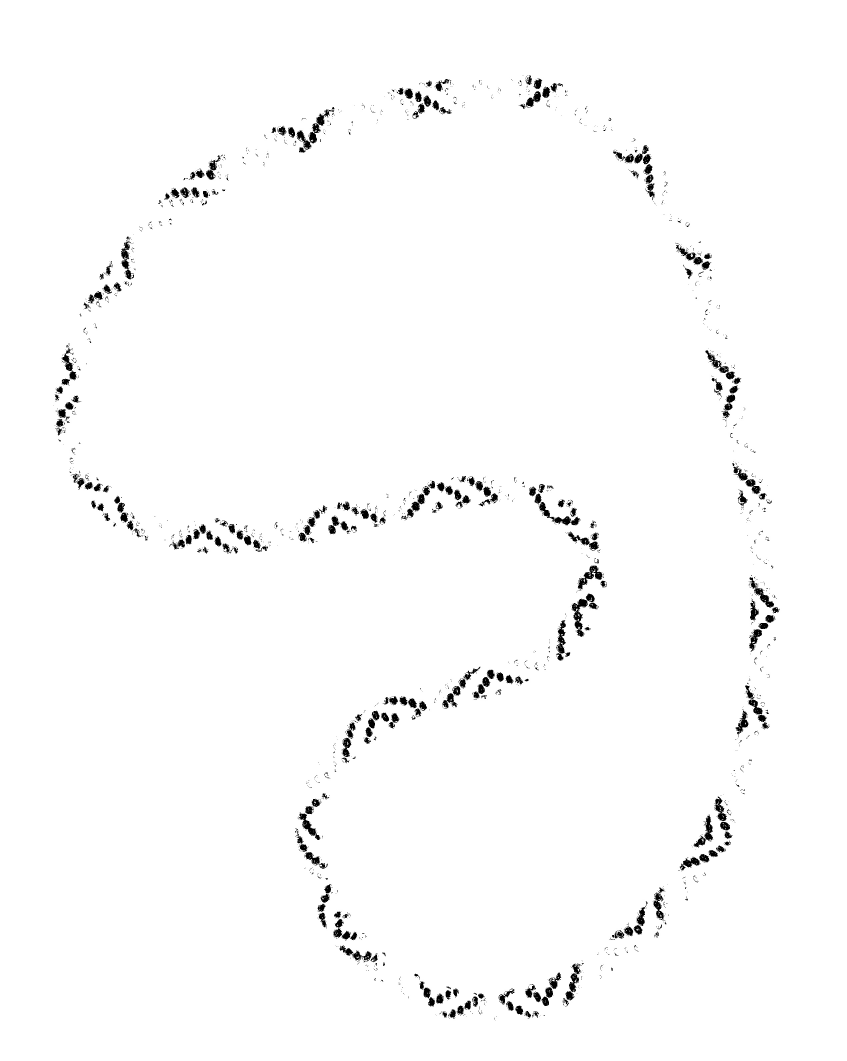
#> input picture beads-photo-2-yellow.jpg, 2540 x 3182 px, given in place of beads-photo-2.jpg, which was not available (shown at 1/3 size)
$ python generate_bead_map_figures.py
#> lines starting #> are read from the running program, lines starting #| are printed output that depends on the picture; after the words box and inside, x2 and y2 are one past the last pixel; in counts of white or black regions, pixels touching at a corner belong together
#!/usr/bin/env python3
"""Compose aligned views of the committed photograph and existing color masks.

No bead detection, retouching, morphology, or generated image content is used.
Requires Pillow >= 10.1. Run from any working directory.
"""

import argparse
from pathlib import Path

from PIL import Image, ImageDraw, ImageFont

ROOT = Path(__file__).resolve().parents[1]
COLORS = {"yellow": "#e6ac12", "red": "#cf3445", "black": "#29323b"}
BACKGROUND = "#fafaf7"
# Source-pixel coordinates, shared by both panels; no geometric transformation.
CROPS = {
    "bend": (1030, 1330, 1900, 2200),
    "detail": (1250, 1320, 1850, 1920),
    "sweep": (500, 1200, 1900, 2600),
}


def load_views():
    photo = Image.open(ROOT / "docs/figures/source/beads-photo-2.jpg").convert("RGB")
    combined = Image.new("RGB", photo.size, BACKGROUND)
    # Existing masks use dark foreground on white; 128 suppresses JPEG ringing.
    # Fixed paint order means black wins any overlap, then red, then yellow.
    for name, color in COLORS.items():
        with Image.open(ROOT / f"beads-photo-2-{name}.jpg") as image:
#> image is the input picture: PIL image 2540x3182 L; min 0, max 255, mean 251
            if image.size != photo.size:
                raise ValueError(f"{name} mask and photograph dimensions differ")
            foreground = image.convert("L").point(lambda value: 255 if value < 128 else 0)
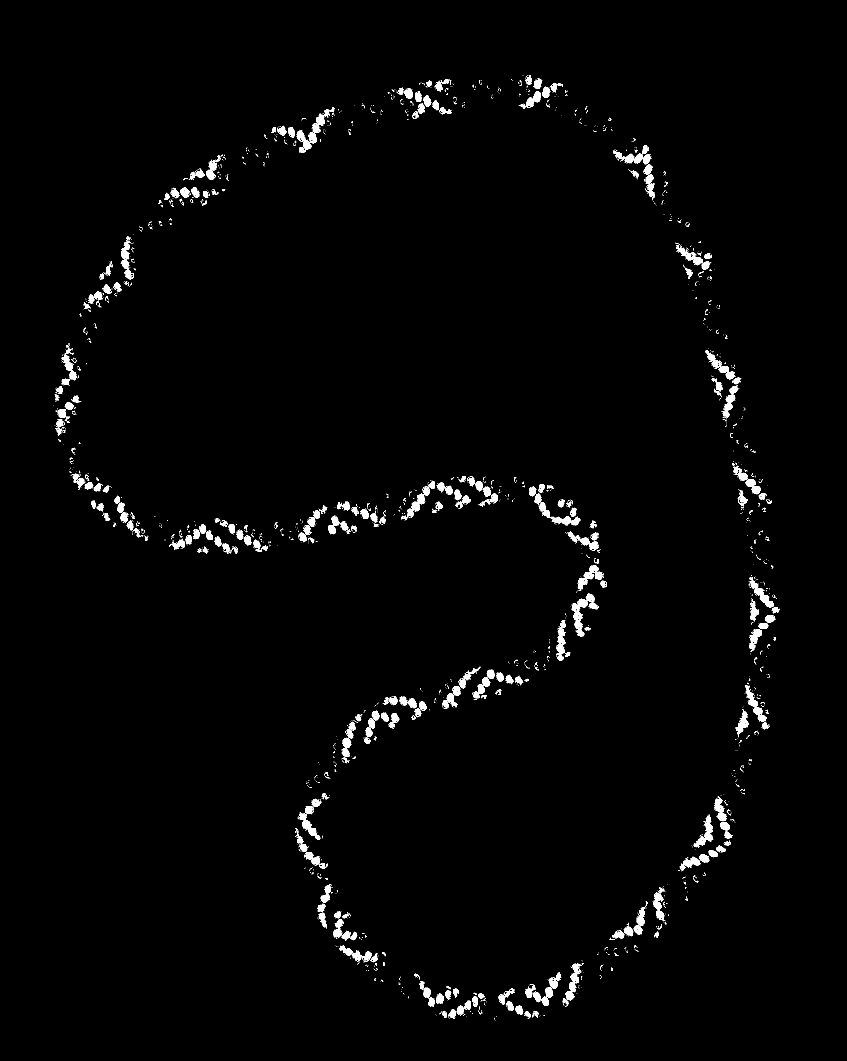
#> foreground: PIL image 2540x3182 L (shown at 1/3 size); 1.6% white; 2584 white regions (2207 under 20 px), largest, box (x1, y1, x2, y2) and area: (1714, 1797, 1764, 1911) 2168, (1733, 1697, 1807, 1768) 1823, (363, 724, 402, 839) 1624
            combined.paste(color, mask=foreground)
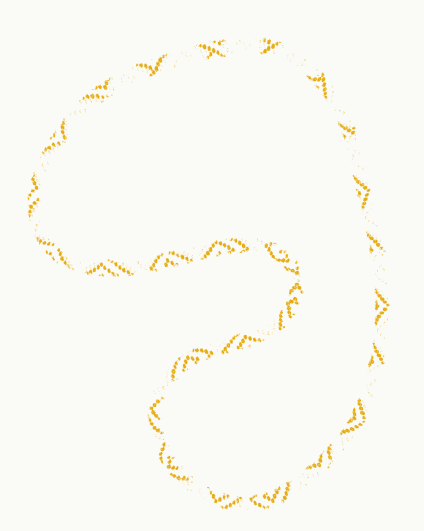
#> combined: PIL image 2540x3182 RGB (shown at 1/6 size); mean R, G, B 249.7, 248.8, 243.4
#> pass 2 of the loop in load_views, `for name, color in COLORS.items():`:
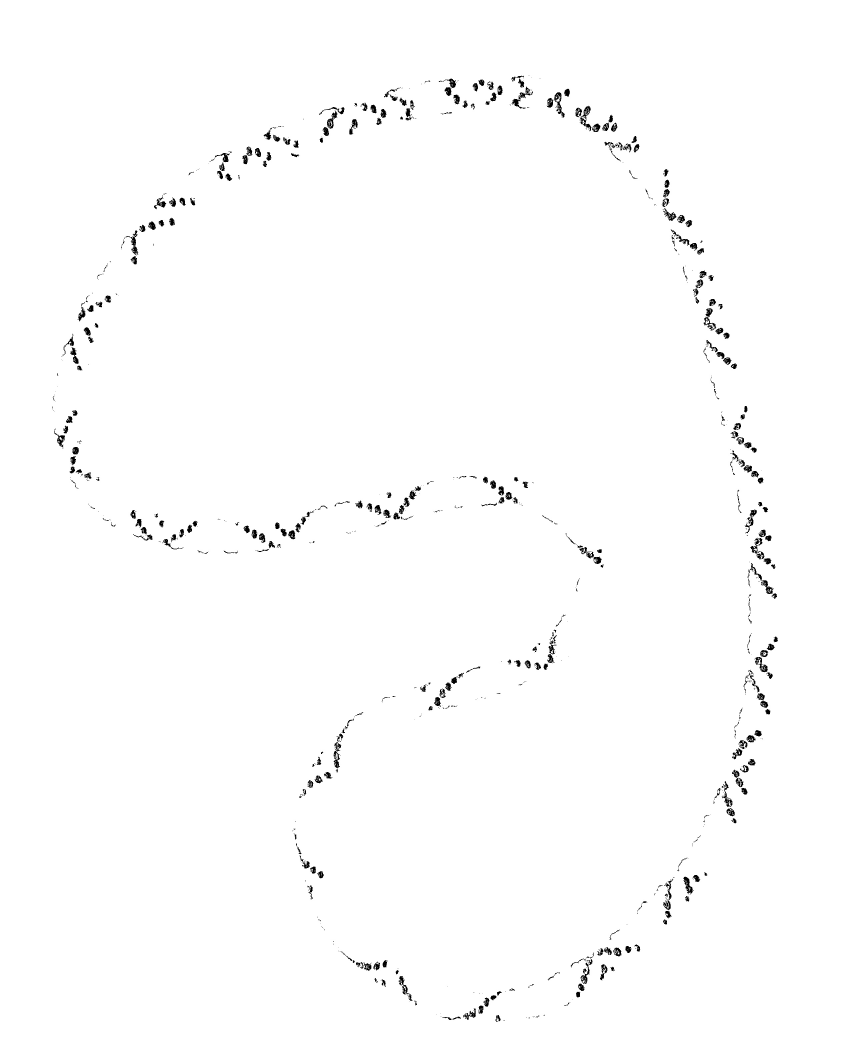
#> input picture beads-photo-2-red.jpg, 2540 x 3182 px (shown at 1/3 size)
#> in load_views, image is the input picture: PIL image 2540x3182 L; min 0, max 255, mean 252.6
#> in load_views, `foreground = image.convert("L").point(lambda value: 255 if value < 128..`:
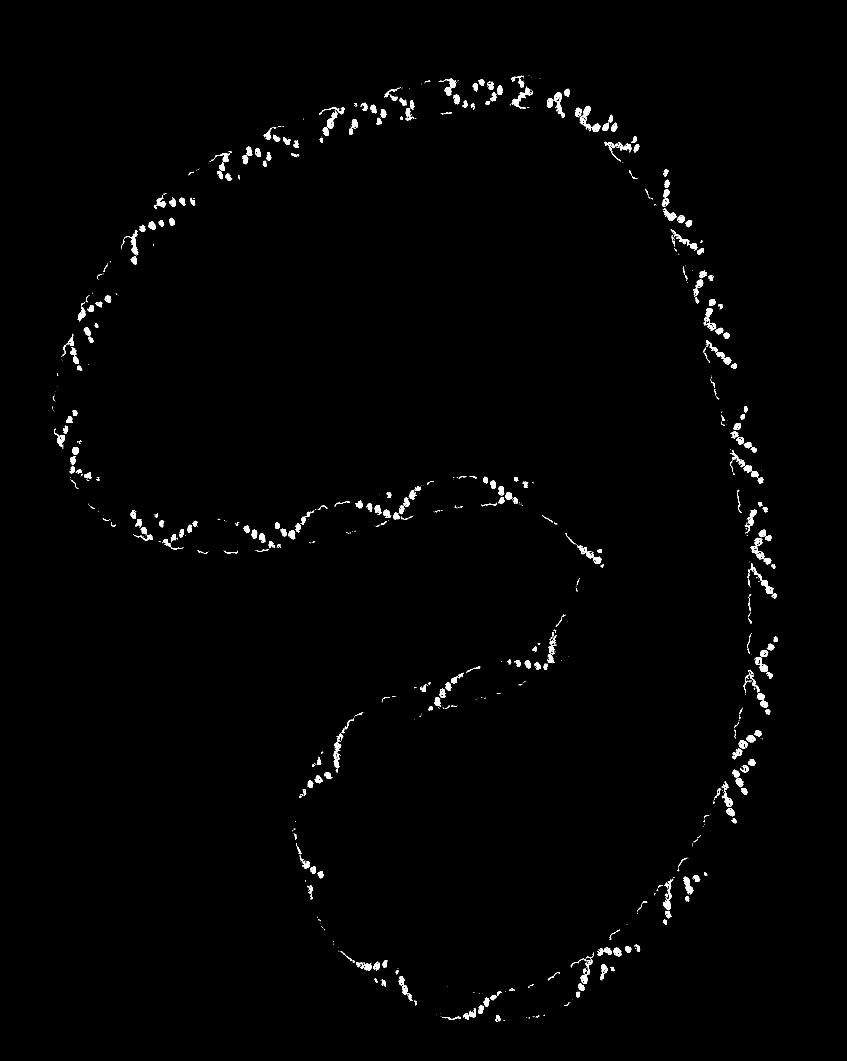
#> foreground: PIL image 2540x3182 L (shown at 1/3 size); 0.95% white; 1066 white regions (682 under 20 px), largest, box (x1, y1, x2, y2) and area: (2253, 1689, 2321, 1782) 883, (2251, 1613, 2293, 1678) 864, (1536, 259, 1592, 326) 845
#> in load_views, `combined.paste(color, mask=foreground)`:
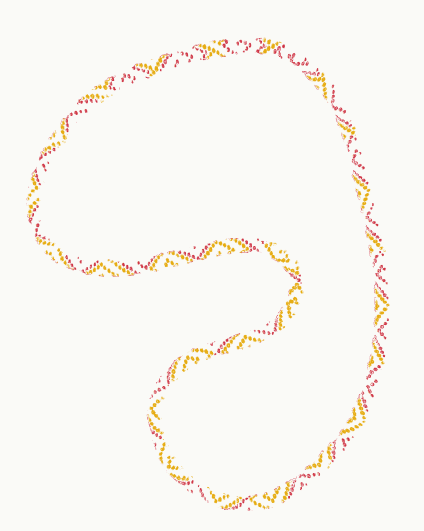
#> combined: PIL image 2540x3182 RGB (shown at 1/6 size); mean R, G, B 249.3, 247, 241.9
#> pass 3 of the loop in load_views, `for name, color in COLORS.items():`:
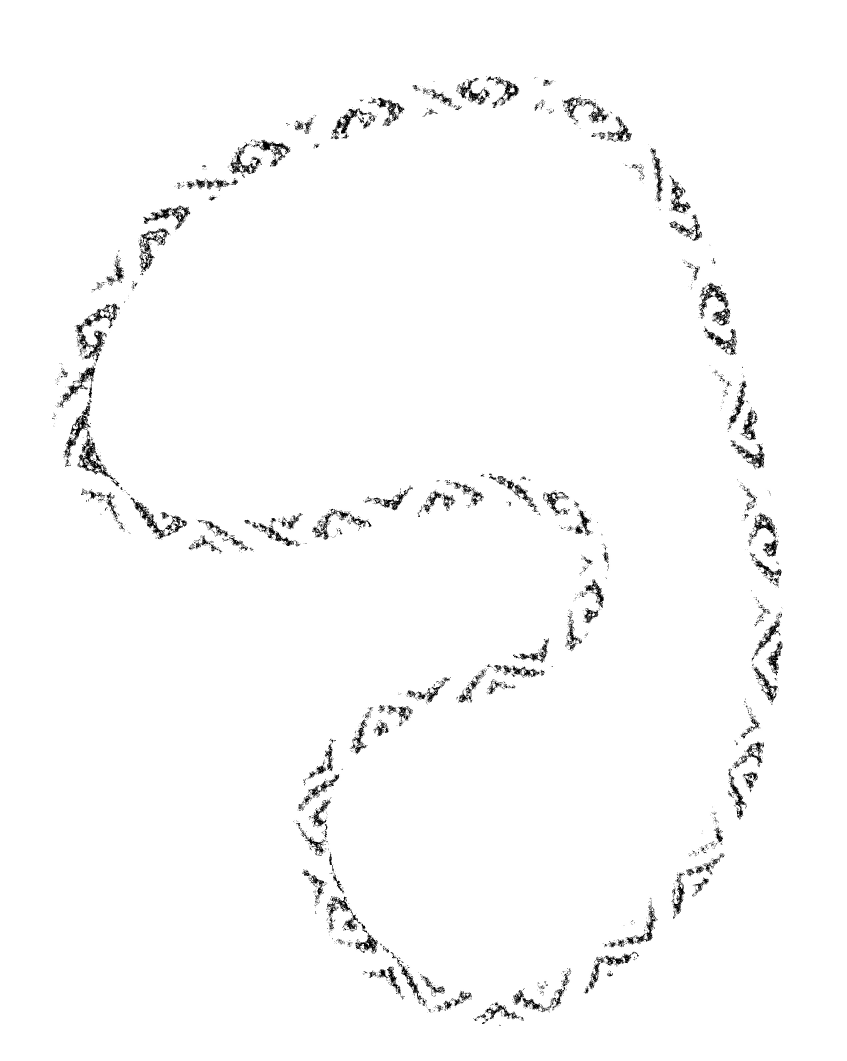
#> input picture beads-photo-2-black.jpg, 2540 x 3182 px (shown at 1/3 size)
#> in load_views, image is the input picture: PIL image 2540x3182 L; min 0, max 255, mean 250.4
#> in load_views, `foreground = image.convert("L").point(lambda value: 255 if value < 128..`:
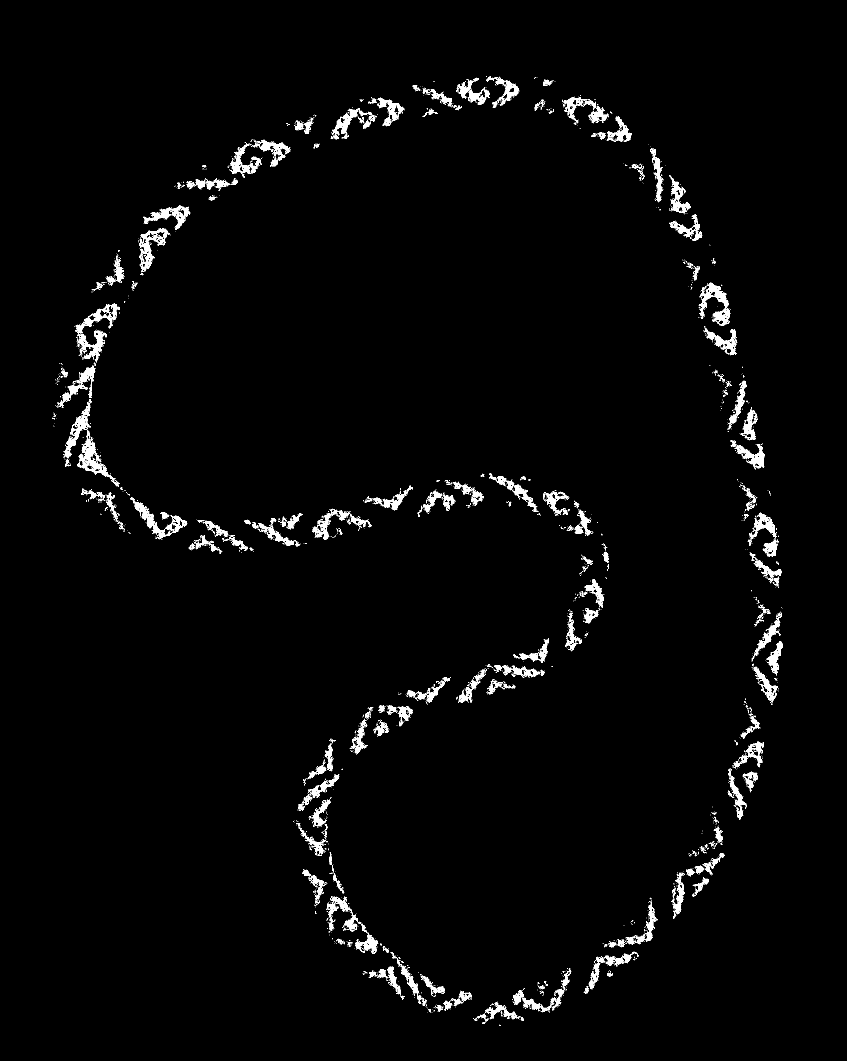
#> foreground: PIL image 2540x3182 L (shown at 1/3 size); 1.8% white; 4353 white regions (3980 under 20 px), largest, box (x1, y1, x2, y2) and area: (229, 910, 359, 1088) 4575, (2096, 849, 2190, 977) 3454, (232, 1313, 333, 1431) 3110
#> in load_views, `combined.paste(color, mask=foreground)`:
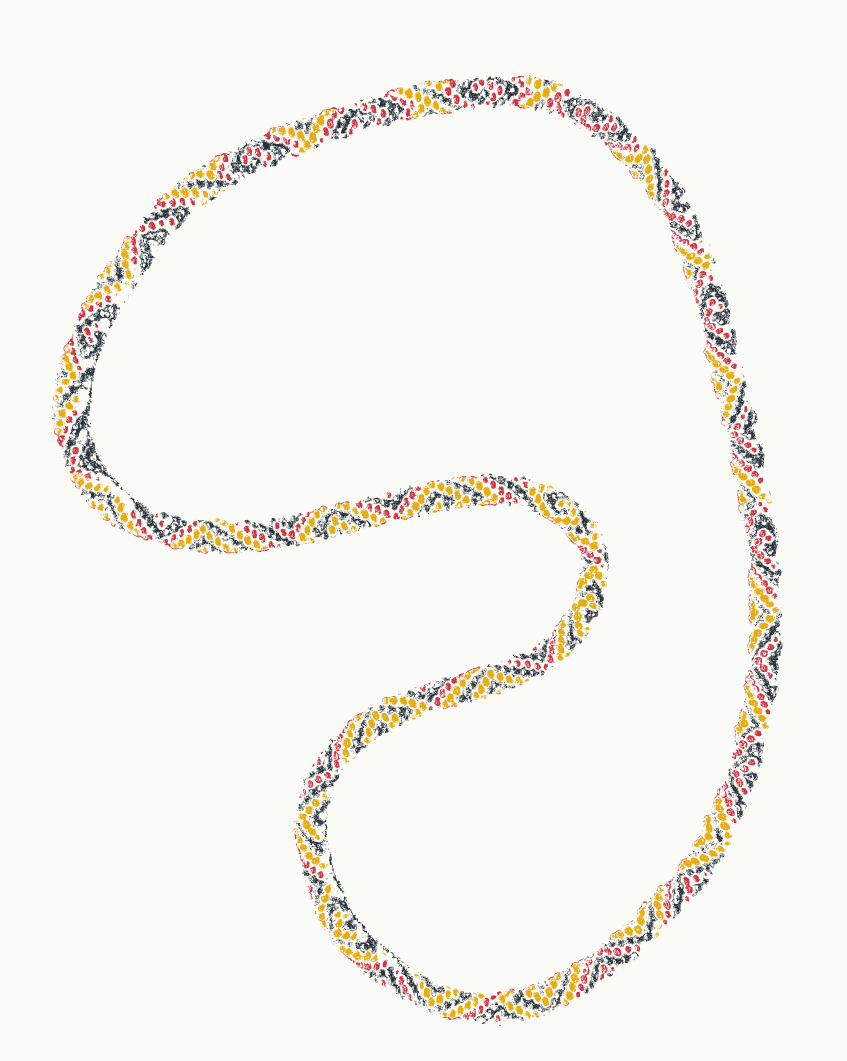
#> combined: PIL image 2540x3182 RGB (shown at 1/3 size); mean R, G, B 245.6, 243.4, 238.5
    return photo, combined


def compose(photo, combined, crop):
    card = Image.new("RGB", (1200, 660), BACKGROUND)
    draw = ImageDraw.Draw(card)
    font = ImageFont.load_default(size=30)
    for x, label, view in ((36, "Photograph", photo), (610, "Color masks", combined)):
        draw.text((x, 26), label, font=font, fill="#29323b")
        panel = view.crop(crop).resize((554, 554), Image.Resampling.LANCZOS)
        card.paste(panel, (x, 82))
    return card


def main():
    parser = argparse.ArgumentParser(description=__doc__)
    parser.add_argument("--output-dir", type=Path, default=ROOT / "docs/figures")
    args = parser.parse_args()
    args.output_dir.mkdir(parents=True, exist_ok=True)
    photo, combined = load_views()
    previews = []
    for name, crop in CROPS.items():
        card = compose(photo, combined, crop)
        preview = card.resize((400, 220), Image.Resampling.LANCZOS)
        previews.append((name, card, preview))
        if name == "bend":
            card.save(args.output_dir / "bead-map-card.png")
            preview.save(args.output_dir / "bead-map-card-400.png")
#> this loop made 3 passes
#> pass 1, in main, `preview = card.resize((400, 220), Image.Resampling.LANCZOS)`:
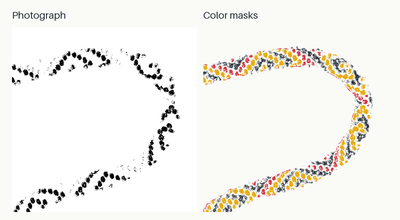
#> preview: PIL image 400x220 RGB; mean R, G, B 243.7, 242.1, 238.1
#> after the loop:
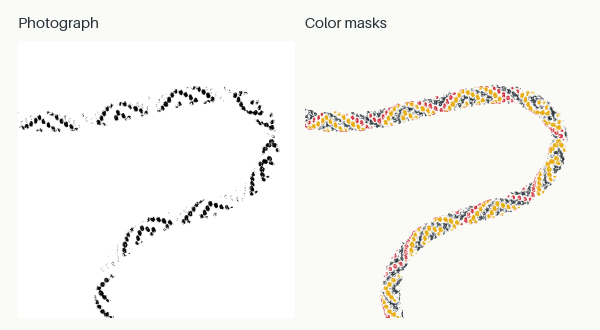
#> card: PIL image 1200x660 RGB (shown at 1/2 size); mean R, G, B 247, 246, 243
#> after the loop:
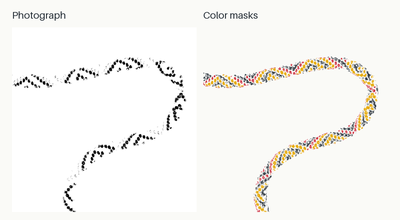
#> preview: PIL image 400x220 RGB; mean R, G, B 246.9, 245.9, 242.9
#> after the loop, previews = 3 items
    # Review sheet shows each composition at full output size and card size.
    sheet = Image.new("RGB", (1640, 3 * 710), "#eceeea")
    draw = ImageDraw.Draw(sheet)
    for index, (name, card, preview) in enumerate(previews):
        y = index * 710
        draw.text((20, y + 10), name, font=ImageFont.load_default(size=22), fill="#29323b")
        sheet.paste(card, (0, y + 42))
        sheet.paste(preview, (1220, y + 42))
#> this loop made 3 passes
#> (name, y) on passes 1 to 3: ('bend', 0), ('detail', 710), ('sweep', 1420)
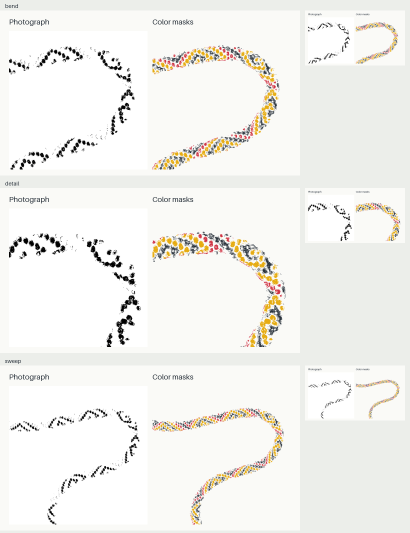
#> sheet: PIL image 1640x2130 RGB (shown at 1/4 size); mean R, G, B 242.5, 241.9, 238.1
    sheet.save(args.output_dir / "bead-map-candidates.png")
    print(f"Wrote card, 400-pixel preview, and candidates to {args.output_dir}")


if __name__ == "__main__":
    main()
